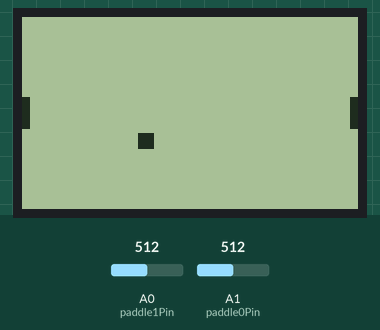
This sketch was run on a simulated Arduino Uno, built with avr-gcc and run on an emulated ATmega328P. Parts: 84×48 one-colour display. The test bench sets the inputs (shaded band); at power-on: A0 (paddle1Pin) = 512, A1 (paddle0Pin) = 512.

Above: at 1.2 s.
1.3 s: A0 (paddle1Pin) set to 716
At 1.68 s:
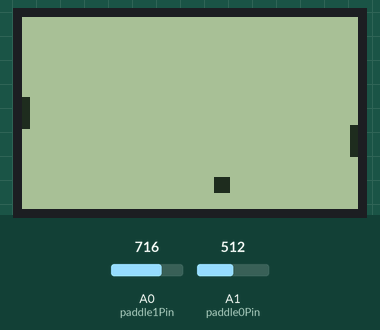
3.0 s: A1 (paddle0Pin) set to 716
At 3.2 s:
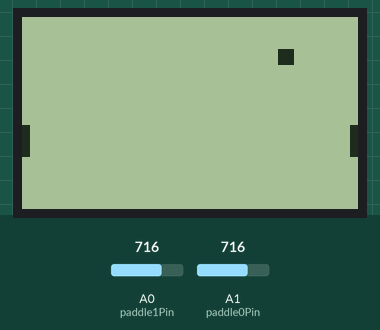
4.5 s: A0 (paddle1Pin) set to 900
At 4.71 s:
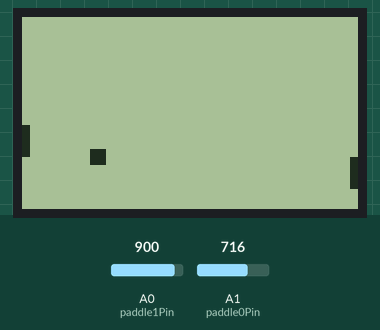
6.0 s: A1 (paddle0Pin) set to 900
At 6.23 s:
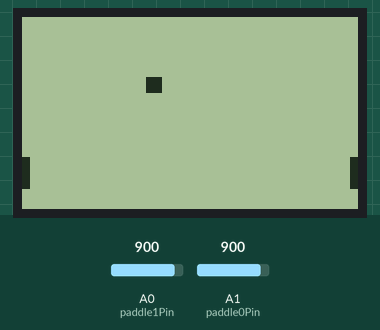
7.5 s: A0 (paddle1Pin) set to 1023
At 7.75 s:
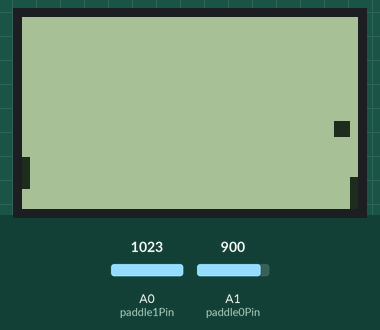
9.0 s: A1 (paddle0Pin) set to 1023
At 9.26 s:
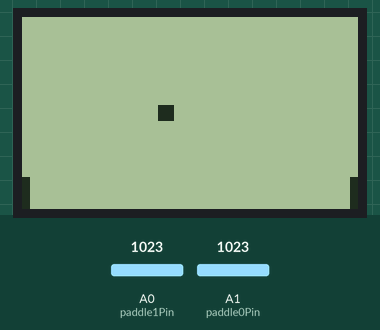
Timing chart, 0 to 11.6 s (numbered marks = the images above; inputs shaded):
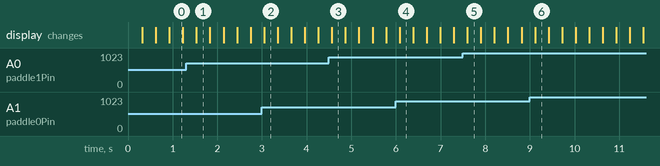

The sketch:

Pong03.ino
```cpp
// Arduino Pong by Hari Wiguna, 2016
// v0.0 - draw ball
// v0.1 - move ball
// v0.2 - using millis(), move in Y direction too
// v0.3 - Paddles!

#include "U8glib.h"

//== Preferences ==
U8GLIB_PCD8544 u8g(13, 11, 9, 8, 10); // SPI Com: SCK = 13, MOSI = 11, CS = 9, A0/DataCommand = 8, Reset = 10

// Analog pins where we connect the potentiometers to
int paddle0Pin = A1;
int paddle1Pin = A0;

//== Game Variables ==
u8g_uint_t courtWidth, courtHeight;
u8g_uint_t ballSize = 4;
u8g_uint_t ballX;
u8g_uint_t ballDirectionX = 1;
u8g_uint_t ballY;
u8g_uint_t ballDirectionY = 1;
u8g_uint_t paddleWidth = 2;
u8g_uint_t paddleHeight = 8;

unsigned long timeToMove;
int animationSpeed = 20;

void MoveBall()
{
  if (millis() > timeToMove) {
    ballX += ballDirectionX;
    if (ballX >= (courtWidth - ballSize) || ballX <= 0)ballDirectionX = -ballDirectionX;

    ballY += ballDirectionY;
    if (ballY >= (courtHeight - ballSize) || ballY <= 0) ballDirectionY = -ballDirectionY;

    timeToMove = millis() + animationSpeed;
  }
}

void DrawPaddle(u8g_uint_t paddleX, int paddlePin)
{
  int analogValue = analogRead(paddlePin); // returns 0 through 1023

  // Convert analogValue ranging from 0..1023 to paddleY ranging from 0..(courtHeight-paddleHeight)
  u8g_uint_t paddleY = map(analogValue, 0,1023, 0,courtHeight-paddleHeight);

  // Draw the paddle
  u8g.drawBox(paddleX, paddleY, paddleWidth, paddleHeight);
}

void DrawPaddles()
{
  DrawPaddle(0, paddle0Pin);
  DrawPaddle(courtWidth - paddleWidth, paddle1Pin);
}

void setup(void) {
  u8g.setRot180();  // flip screen
  courtWidth = u8g.getWidth();
  courtHeight =  u8g.getHeight();
}

void loop(void) {
  u8g.firstPage();
  do {
    MoveBall();
    u8g.drawBox(ballX, ballY, ballSize, ballSize);
    DrawPaddles();
  } while ( u8g.nextPage() );
}
```
